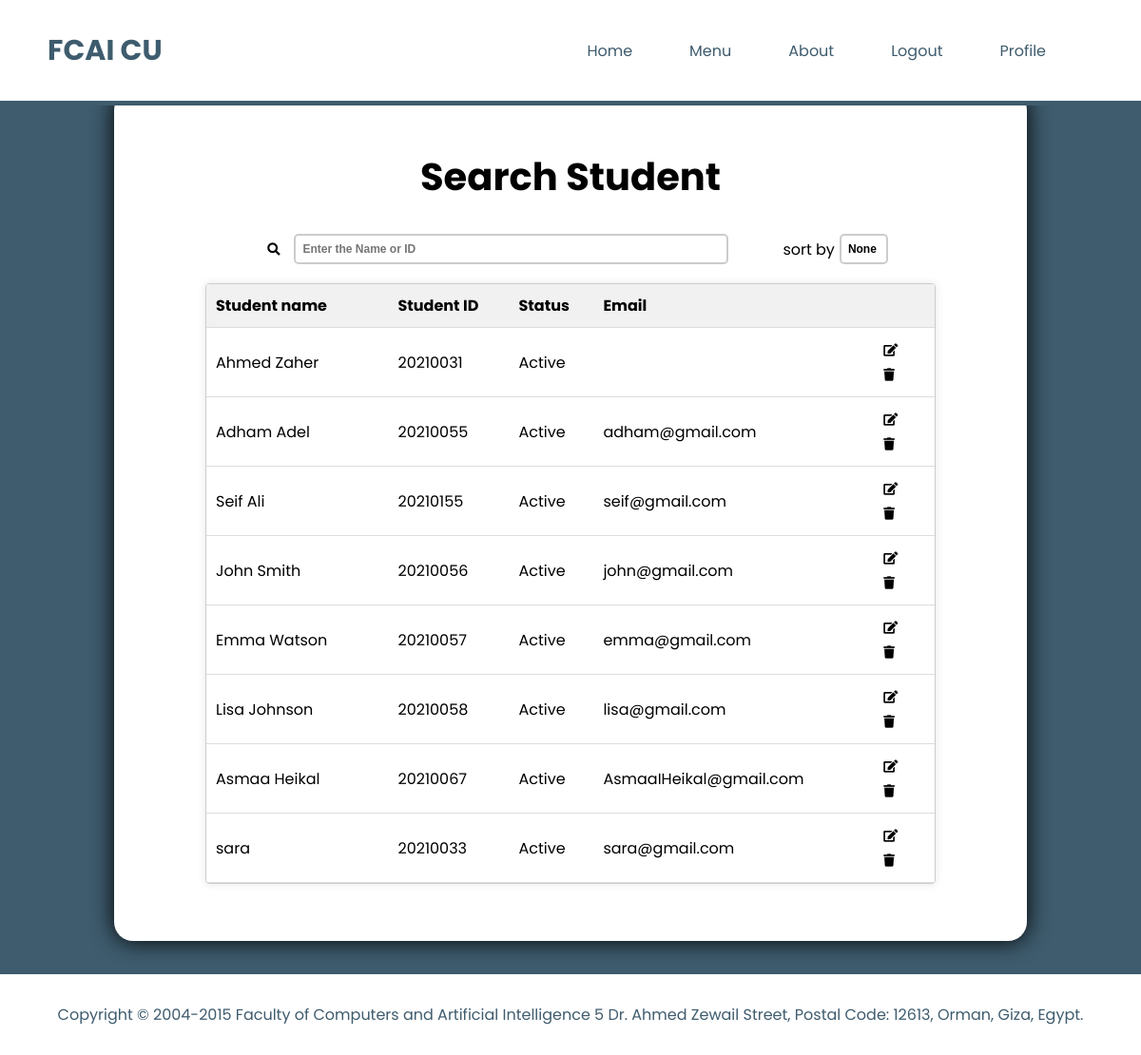
The page /search/ (signed in) on the database as committed earlier.
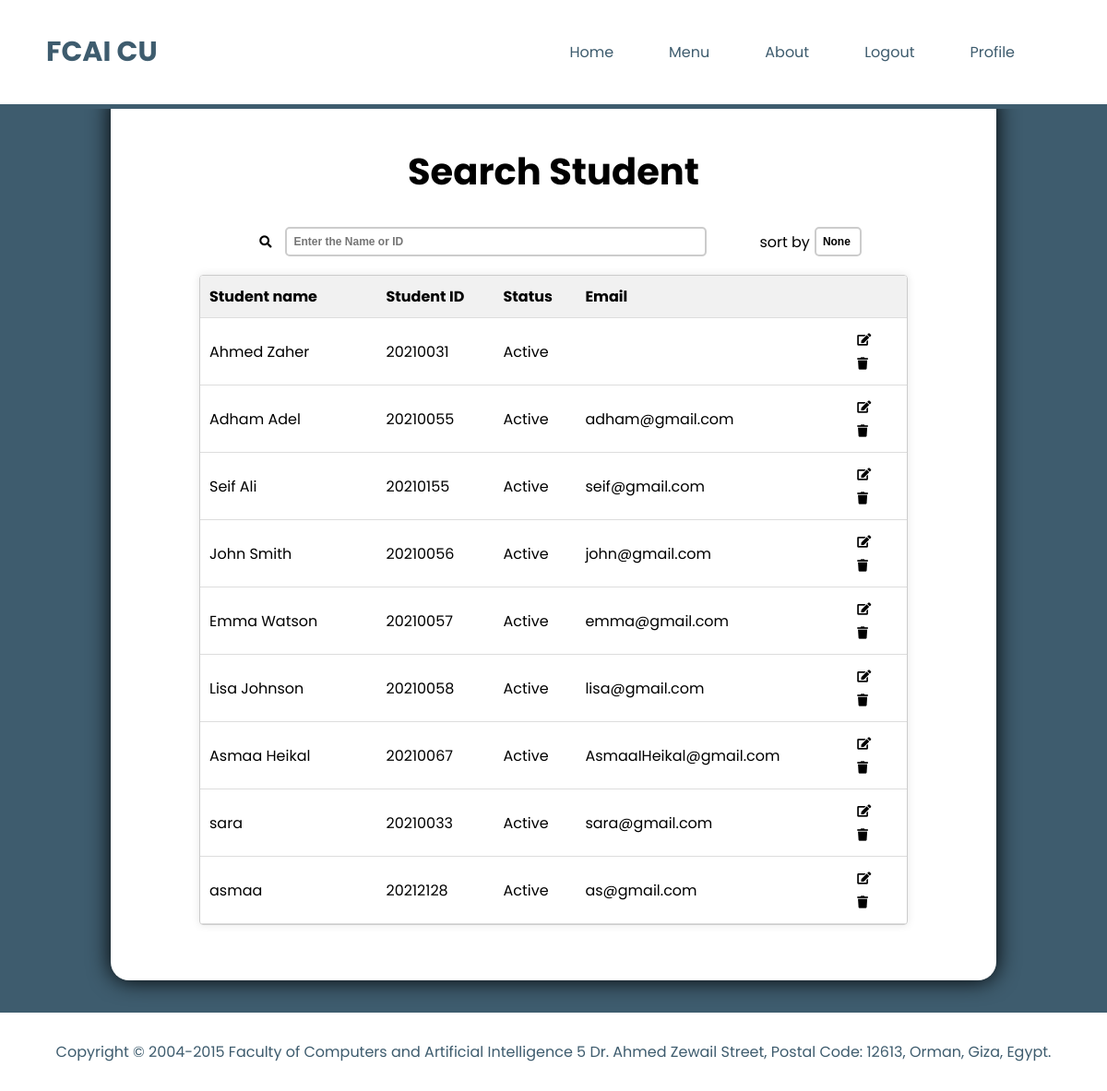
The same page on the database as committed later.
### main_website/models.py (models this page shows, shortened)
class User(AbstractUser):
    class Role(models.TextChoices):
        ADMIN = "ADMIN", 'Admin'
        STUDENT = "STUDENT", 'Student'
    groups = models.ManyToManyField(Group, related_name='auth_users')
    user_permissions = models.ManyToManyField(Permission, related_name='auth_users')
    base_role = Role.ADMIN
    role = models.CharField(max_length=50, choices=Role.choices, default=Role.ADMIN)
    name = models.CharField(max_length=50, null=True)
    date_of_birth = models.DateTimeField(null=True)
    gender = models.CharField(max_length=10, choices=[
        ('Male', 'Male'),
        ('Female', 'Female')],
        null=True,
        )

class Student(User):
    user = models.OneToOneField(
        User, on_delete=models.CASCADE,
        parent_link=True,
        related_name='student',
        null=True,
        default=None
    )
    stud_id = models.CharField(max_length=8, unique=True, primary_key=True)
    base_role = User.Role.STUDENT
    role = User.Role.STUDENT
    department = models.ForeignKey('Department', on_delete=models.PROTECT)
    university = models.CharField(max_length=50, choices=[
        ('Ain Shams University', 'Ain Shams University'),
        ('Cairo University', 'Cairo University'),
        ('Helwan University', 'Helwan University'),
        ('The American University in Cairo', 'The American University in Cairo'),
        ('German University in Cairo', 'German University in Cairo')],
        default ='Cairo University'
      )
    class Meta:
        verbose_name = 'Student'
        verbose_name_plural = 'Students'

class User(AbstractUser):
    class Role(models.TextChoices):
        ADMIN = "ADMIN", 'Admin'
        STUDENT = "STUDENT", 'Student'
    groups = models.ManyToManyField(Group, related_name='auth_users')
    user_permissions = models.ManyToManyField(Permission, related_name='auth_users')
    base_role = Role.ADMIN
    role = models.CharField(max_length=50, choices=Role.choices, default=Role.ADMIN)
    name = models.CharField(max_length=50, null=True)
    date_of_birth = models.DateTimeField(null=True)
    gender = models.CharField(max_length=10, choices=[
        ('Male', 'Male'),
        ('Female', 'Female')],
        null=True,
        )

### main_website/views.py (the view)
    def decorator(request, *args, **kwargs):
        if check_admin(request.user):
            return view_func(request, *args, **kwargs)
        else:
            return redirect('home')  # Redirect to the home page

### main_website/views.py (called while the page is built, shortened)
def admin_required(view_func):
    def check_admin(user):
        return user.is_authenticated and user.role == User.Role.ADMIN
    def decorator(request, *args, **kwargs):
        if check_admin(request.user):
            return view_func(request, *args, **kwargs)
        else:
            return redirect('home')  # Redirect to the home page
    return decorator

@login_required(login_url='login_admin')
@admin_required
def search_students(request):
    students = Student.objects.all()
    name = ''
    context = {
        'students': students,
        'search': name,
    }
    return render(request, 'main_website/search.html', context)

### main_website/templates/main_website/search.html (shortened to what this page needs)
<!DOCTYPE html>
{% load static %}
<html lang="en">
<head>
    <link rel="stylesheet" href="{% static 'css/main.css' %}">
    <link rel="stylesheet" href="{% static 'css/search.css' %}">
    <link rel="stylesheet" href="https://cdnjs.cloudflare.com/ajax/libs/font-awesome/5.15.3/css/all.min.css">
</head>
<body>
    <header id = "website-header">{% include 'header.html' %}</header>
    <div id ="main-content">
        <div id = "search-box">
            <div class="title">
                <h1>Search Student</h1>
            </div>
            <form method="POST" action = "{% url 'search_students' %}" >
                <div class = "search-container">
                    <button type="submit" class = "search"><i class="fa fa-search"></i></button>
                    {% if search != '' %}
                    <input type="search" placeholder="{{ search }}" name="keyword" value = "{{ search }}">
                    {% else %}
                    <input type="search" placeholder="Enter the Name or ID" name="keyword" >
                    {% endif %}
                    <label style = "margin-right: 5px; color: #000;">sort by</label>
                    <select id = "Students" name = "priority">
                        <option value ="None" selected>None</option>
                    </select>
                </div>
            </form>
                <div id = "table-container">
                    <table>
                        <thead>
                            <tr>
                                <th>Student name</th>
                                <th>Student ID</th>
                                <th>Status</th>
                                <th>Email</th>
                                <th></th>
                            </tr>
                        </thead>
                        <tbody>
                        {% for student in students %}
                        <tr>
                            <td>{{student.name}}</td>
                            <td>{{student.stud_id}}</td>
                            {% if student.is_active == True %}
                            <td>Active</td>
                            {% else %}
                            <td>Not Active</td>
                            {% endif %}
                            <td>{{student.email}}</td>
                            <td class="button-container">
                                <form method = "POST" action = "{% url 'edit_student' %}">
                                    <button type="submit" class = "edit"><i class="fas fa-edit"></i></button>
                                </form>
                                <form method="POST" action="" id="delete-form">
                                    <button type="submit" class="delete" id = "deleteButton"><i class="fas fa-trash"></i></button>
                                </form>
                            </td>
                        </tr>
                        {% endfor %}
                        </tbody>
                    </table>
                </div>
        </div>
    </div>
    <footer id = "website-footer"></footer>
</body>
</html>

Rows that differ between the two databases and show on the page:
added Student: name "asmaa", stud_id "20212128", email "as@gmail.com"
